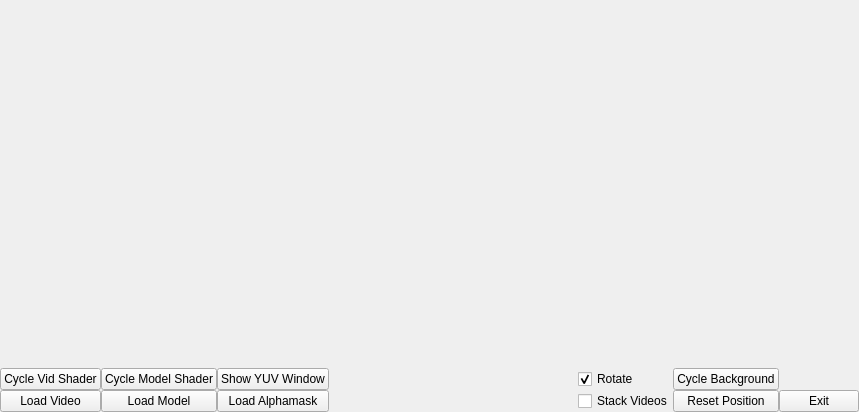
<?xml version="1.0" encoding="UTF-8"?>
<ui version="4.0">
 <class>ControlsForm</class>
 <widget class="QWidget" name="ControlsForm">
  <property name="geometry">
   <rect>
    <x>0</x>
    <y>0</y>
    <width>859</width>
    <height>412</height>
   </rect>
  </property>
  <property name="sizePolicy">
   <sizepolicy hsizetype="Maximum" vsizetype="Minimum">
    <horstretch>0</horstretch>
    <verstretch>0</verstretch>
   </sizepolicy>
  </property>
  <property name="windowTitle">
   <string>Form</string>
  </property>
  <layout class="QVBoxLayout" name="verticalLayout">
   <property name="spacing">
    <number>0</number>
   </property>
   <property name="margin">
    <number>0</number>
   </property>
   <item>
    <layout class="QHBoxLayout" name="glWidgetLayout">
     <property name="sizeConstraint">
      <enum>QLayout::SetMaximumSize</enum>
     </property>
     <item>
      <spacer name="verticalSpacer">
       <property name="orientation">
        <enum>Qt::Vertical</enum>
       </property>
       <property name="sizeHint" stdset="0">
        <size>
         <width>0</width>
         <height>40</height>
        </size>
       </property>
      </spacer>
     </item>
    </layout>
   </item>
   <item>
    <layout class="QGridLayout" name="gridLayout">
     <item row="0" column="1">
      <widget class="QPushButton" name="cycVidShadPushButton">
       <property name="text">
        <string>Cycle Vid Shader</string>
       </property>
      </widget>
     </item>
     <item row="0" column="2">
      <widget class="QPushButton" name="cycModShadPushButton">
       <property name="text">
        <string>Cycle Model Shader</string>
       </property>
      </widget>
     </item>
     <item row="1" column="5">
      <widget class="QCheckBox" name="stackVidsCheckBox">
       <property name="text">
        <string>Stack Videos</string>
       </property>
      </widget>
     </item>
     <item row="0" column="6">
      <widget class="QPushButton" name="cycBackGndPushButton">
       <property name="text">
        <string>Cycle Background</string>
       </property>
      </widget>
     </item>
     <item row="1" column="1">
      <widget class="QPushButton" name="loadVidPushButton">
       <property name="text">
        <string>Load Video</string>
       </property>
      </widget>
     </item>
     <item row="1" column="6">
      <widget class="QPushButton" name="resetPosPushButton">
       <property name="text">
        <string>Reset Position</string>
       </property>
      </widget>
     </item>
     <item row="1" column="3">
      <widget class="QPushButton" name="loadAlphaPushButton">
       <property name="text">
        <string>Load Alphamask</string>
       </property>
      </widget>
     </item>
     <item row="0" column="5">
      <widget class="QCheckBox" name="rotateCheckBox">
       <property name="text">
        <string>Rotate</string>
       </property>
       <property name="checked">
        <bool>true</bool>
       </property>
      </widget>
     </item>
     <item row="1" column="2">
      <widget class="QPushButton" name="loadModelPushButton">
       <property name="text">
        <string>Load Model</string>
       </property>
      </widget>
     </item>
     <item row="1" column="7">
      <widget class="QPushButton" name="exitPushButton">
       <property name="text">
        <string>Exit</string>
       </property>
      </widget>
     </item>
     <item row="0" column="4">
      <spacer name="horizontalSpacer">
       <property name="orientation">
        <enum>Qt::Horizontal</enum>
       </property>
       <property name="sizeHint" stdset="0">
        <size>
         <width>40</width>
         <height>20</height>
        </size>
       </property>
      </spacer>
     </item>
     <item row="0" column="3">
      <widget class="QPushButton" name="showYUVPushButton">
       <property name="text">
        <string>Show YUV Window</string>
       </property>
      </widget>
     </item>
    </layout>
   </item>
  </layout>
 </widget>
 <resources/>
 <connections/>
</ui>
